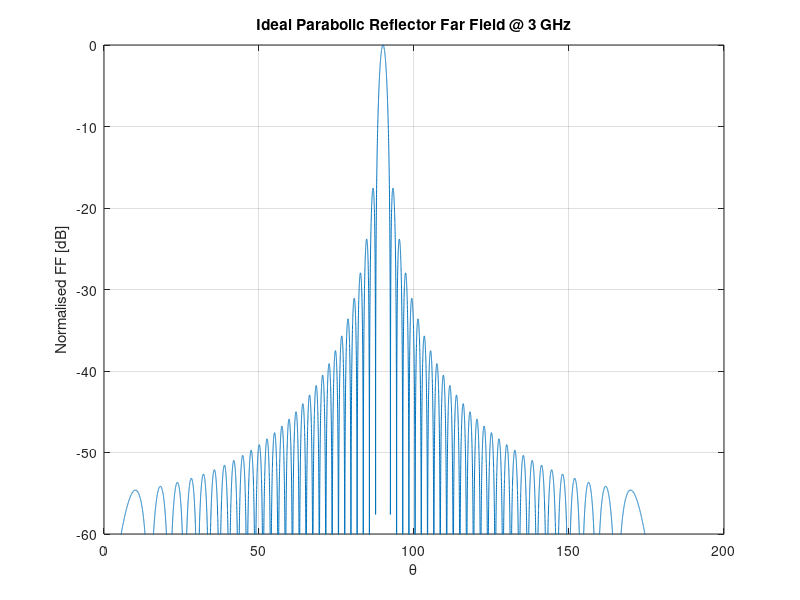

The MATLAB script that drew this image:
%% Far field of reflector
%  This script computes the far field of a parabolic reflector
%
%  Written by Wietse Bouwmeester
%  Date: 2020-01-10

clear;
close all;

% Constants
c = 3e8;

% Settings
f = 3e9;

% Magnitude of equivalent current
M_0 = 1;

% Calculate wave length and wave number
lambda = c./f;
k = 2*pi./lambda;

% Desired HPBW (degrees)
HPBW_desired = deg2rad(2);

% Dish radius
a = 29.2*lambda/rad2deg(HPBW_desired);
a = 1.46;

% Scan angle
theta_scan = deg2rad(90);

% Observation grid
theta = 0:deg2rad(0.01):deg2rad(180);

%% Far field of uniform equivalent current distribution (Airy pattern)
% Airy pattern
FF = 2.*M_0.*pi.*a.^2.*besselj(1, k.*a.*sin(theta-theta_scan))./(k.*a.*sin(theta-theta_scan));

% HPBW
HPBW = 57.3.*lambda/(2.*a);

%% Plot far field
% Normalise far field
FF = FF./max(abs(FF));

figure;
plot(rad2deg(theta), 20*log10(abs(FF)));

grid on; xlabel('\theta'); ylabel('Normalised FF [dB]'); title(['Ideal Parabolic Reflector Far Field @ ' num2str(f/1e9) ' GHz']);
ylim([-60 0]);